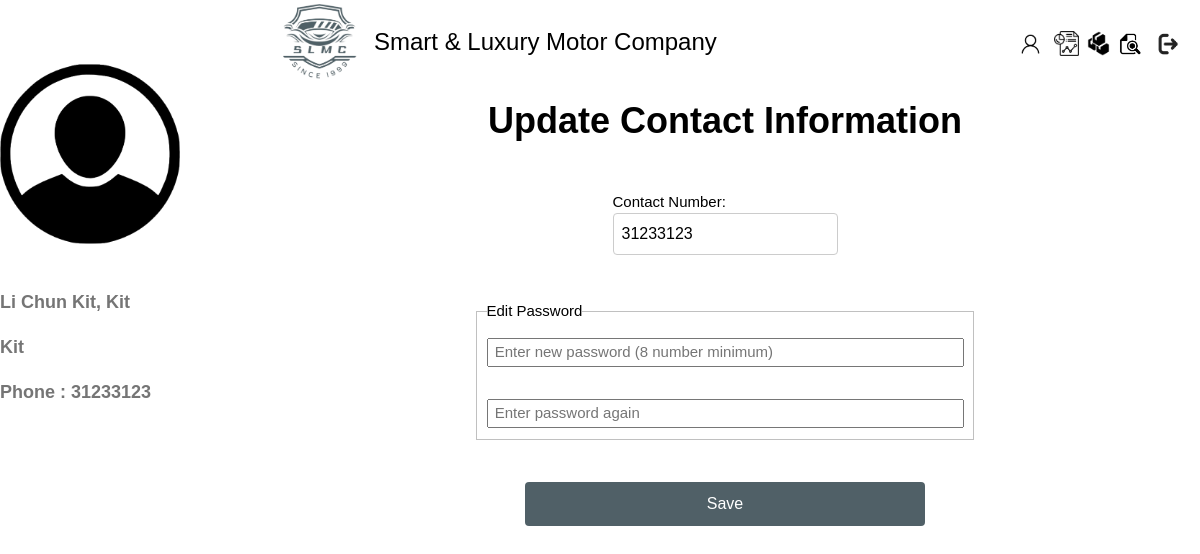
Page /4523html&css/php/salesUpDate.php (signed in) on the committed database.
### tables this page shows
CREATE TABLE SalesManager (
    salesManagerID VARCHAR(50) NOT NULL,
    password VARCHAR(50) NOT NULL,
    managerName VARCHAR(100) NOT NULL,
    contactName VARCHAR(100) NOT NULL,
    contactNumber INT(30) NOT NULL,
    PRIMARY KEY (salesManagerID)
);

### 4523html&css/php/salesUpDate.php (the view, shortened to what this page needs)
<?php
$conn = mysqli_connect('127.0.0.1', 'root', '', 'projectdb') or die(mysqli_connect_error());
$salesManagerID = $_COOKIE['ManagerID'];
$sql = "SELECT * FROM salesmanager WHERE salesManagerID = ?";
$stmt = mysqli_prepare($conn, $sql);
mysqli_stmt_bind_param($stmt, 's', $salesManagerID);
mysqli_stmt_execute($stmt);
$result = mysqli_stmt_get_result($stmt);
if ($result && mysqli_num_rows($result) > 0) {
	$row = mysqli_fetch_assoc($result);
	$managerName = htmlspecialchars($row['managerName']);
	$contactName = htmlspecialchars($row['contactName']);
	$contactNumber = htmlspecialchars($row['contactNumber']);
}
?>
<!DOCTYPE html>
<html>
<head>
	<link href="../css/update.css" rel="stylesheet" type="text/css">
	<link href="../css/homea.css" rel="stylesheet" type="text/css">
	<link href="../css/homeb.css" rel="stylesheet" type="text/css">
	<link href="../css/homec.css" rel="stylesheet" type="text/css">
</head>
<body class="w3-content" style="max-width:1200px">
	<nav class="w3-sidebar w3-bar-block w3-white w3-collapse w3-top" id="mySidebar" style="z-index:3;width:250px">
		<div class="w3-padding-64 w3-large w3-text-grey" style="font-weight:bold">
			<img alt="User Icon" src="../photo/user.png" width="180px"><br><br>
			<p><b><?php echo "$managerName" ?></b></p>
			<p><b><?php echo "$contactName" ?></b></p>
			<p>Phone : <?php echo "$contactNumber" ?></p>
		</div>
	</nav>
	<div class="w3-main" style="margin-left:250px">
		<header class="w3-container w3-xlarge">
			<a href="../item.html" style="text-decoration: none;"><img class="logo" src="../photo/logo.png"
					style="width: 88px; height: auto; float: left; margin-right: 10px;margin-left: 10px;"></a>
			<p class="w3-left">Smart & Luxury Motor Company</p>
			<p class="w3-right">
				<a href="salesUpDate.php" style="text-decoration: none;"><img src="../photo/userin.png" width="32"
						height="auto"></a>
				<a href="../report.html" style="text-decoration: none;"><img src="../photo/report.png" width="25"
						height="25"></a>
				<a href="../item.html" style="text-decoration: none;"><img src="../photo/stock.png" width="25"
						height="25"></a>
				<a href="../Sales Order records.html" style="text-decoration: none;"><img src="../photo/record.png"
						width="25" height="auto"></a>
				<a href="logout.php" style="text-decoration: none;"><img src="../photo/logout.png" width="35"
						height="auto"></a>
			</p>
		</header>
		<h1><b>Update Contact Information</b></h1>
		<br>
		<form action="<?php echo $_SERVER['PHP_SELF']; ?>" method="post" onsubmit="return validateForm()">
			<div style="display: flex; flex-direction: column; align-items: center;">
				<div style="display: flex; gap: 20px;">
					<div>
						<label for='tel'>Contact Number:</label> <input id='tel' name='tel' pattern='^[0-9]{8}$'
							type='text' value="<?php echo "$contactNumber" ?>">
					</div>
				</div>
			</div>
			<br><br>
			<div style="display: flex; justify-content: center;">
				<fieldset>
					<legend>Edit Password</legend> <label for="passwd">
						<input id="passwd" name="passwd" pattern="^(?=.*[A-Za-z])[\w]{5,}$"
							placeholder=" Enter new password (8 number minimum)" size="50"
							title="Must contain at least one letter and at least 8 or more characters." type="password">
					</label><br>
					<label for="passwd2"><input id="passwd2" name="passwd2" placeholder=" Enter password again"
							size="50" title="Enter the password again" type="password"></label>
				</fieldset>
			</div>
			<br>
			<input type="submit" value="Save">
		</form>
	</div>
</body>
</html>

### 4523html&css/css/update.css (style rules this page uses)
body { font-family: Arial, sans-serif; margin: 20px; }
h1 { text-align: center; }
form { max-width: 400px; margin: 0 auto; }
label { display: block; margin-top: 10px; }
input[type="text"] { width: 100%; padding: 8px; font-size: 16px; border: 1px solid #ccc; border-radius: 4px; }
input[type="submit"] { width: 100%; padding: 10px; font-size: 16px; border: none; background-color: #506067; color: white; cursor: pointer; border-radius: 4px; margin-top: 20px; }

### 4523html&css/css/homea.css (style rules this page uses)
html { box-sizing: border-box }
*, *:before, *:after { box-sizing: inherit }
html { -ms-text-size-adjust: 100%; -webkit-text-size-adjust: 100% }
body { margin: 0 }
article, aside, details, figcaption, figure, footer, header, main, menu, nav, section { display: block }
a { background-color: transparent }
b, strong { font-weight: bolder }
img { border-style: none }
button, input, select, textarea, optgroup { font: inherit; margin: 0 }
button, input { overflow: visible }
button, [type=button], [type=reset], [type=submit] { -webkit-appearance: button }
fieldset { border: 1px solid #c0c0c0; margin: 0 2px; padding: .35em .625em .75em }
legend { color: inherit; display: table; max-width: 100%; padding: 0; white-space: normal }
html, body { font-family: Verdana, sans-serif; font-size: 15px; line-height: 1.5 }
html { overflow-x: hidden }
h1 { font-size: 36px }
h1, h2, h3, h4, h5, h6 { font-family: "Segoe UI", Arial, sans-serif; font-weight: 400; margin: 10px 0 }
img { vertical-align: middle }
a { color: inherit }
.w3-sidebar { height: 100%; width: 200px; background-color: #fff; position: fixed !important; z-index: 1; overflow: auto }
.w3-main, #main { transition: margin-left .4s }
.w3-container:after, .w3-container:before, .w3-panel:after, .w3-panel:before, .w3-row:after, .w3-row:before, .w3-row-padding:after, .w3-row-padding:before, .w3-cell-row:before, .w3-cell-row:after, .w3-clear:after, .w3-clear:before, .w3-bar:before, .w3-bar:after { content: ""; display: table; clear: both }
.w3-content, .w3-auto { margin-left: auto; margin-right: auto }
.w3-content { max-width: 980px }
@media (min-width:993px) { .w3-sidebar.w3-collapse { display: block !important } }
.w3-top, .w3-bottom { position: fixed; width: 100%; z-index: 1 }
.w3-top { top: 0 }
.w3-container, .w3-panel { padding: 0.01em 16px }
.w3-large { font-size: 18px !important }
.w3-xlarge { font-size: 24px !important }
.w3-padding-64 { padding-top: 64px !important; padding-bottom: 64px !important }
.w3-left { float: left !important }
.w3-right { float: right !important }
.w3-white, .w3-hover-white:hover { color: #000 !important; background-color: #fff !important }
.w3-text-grey, .w3-hover-text-grey:hover, .w3-text-gray, .w3-hover-text-gray:hover { color: #757575 !important }

### 4523html&css/php/salesUpDate.php (style rules this page uses)
body, h1, h2, h3, h4, h5, h6, .w3-wide { font-family: "Montserrat", sans-serif; }

### rows in the picture
salesmanager: managerName "Li Chun Kit, Kit", contactName "Kit", contactNumber "31233123", tel "31233123"
